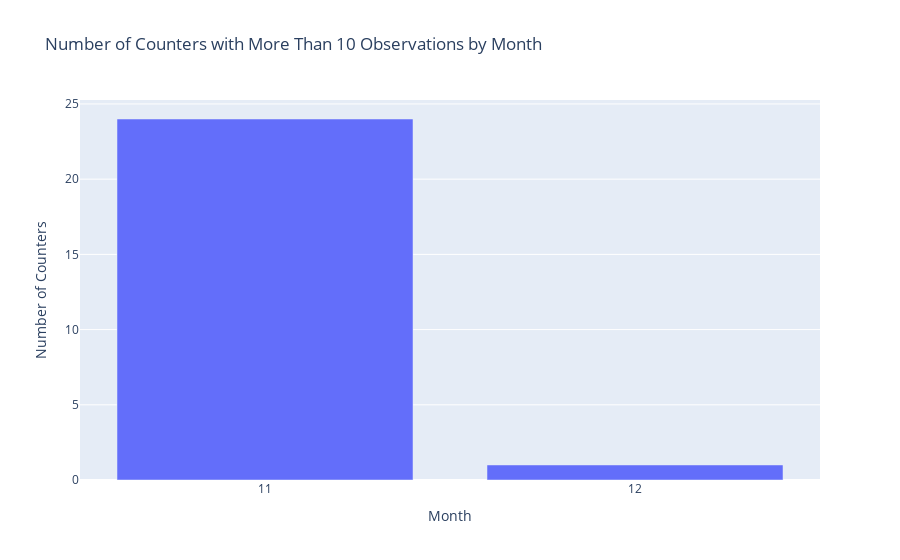

This figure's notebook cell:
### Code cell
# Create the bar chart
fig = px.bar(
    counters_by_month,
    x='Month',
    y='Number of Counters',
    title="Number of Counters with More Than 10 Observations by Month",
    labels={'Month': 'Month', 'Number of Counters': 'Number of Counters'},
    color_continuous_scale='Blues'  # Optional: Use a color scale
)

fig.update_layout(
    xaxis=dict(tickmode='linear'),  # Ensure all months are shown on the x-axis
    yaxis_title="Number of Counters",
    xaxis_title="Month"
)

# Show the plot
fig.show()

### Figure 1 — Plotly figure (JSON) as saved in the notebook; plotly's stock layout.template omitted (floating-point values rounded to 4 significant figures)
{"data": [{"alignmentgroup": "True", "hovertemplate": "Month=%{x}<br>Number of Counters=%{y}<extra></extra>", "legendgroup": "", "marker": {"color": "#636efa", "pattern": {"shape": ""}}, "name": "", "offsetgroup": "", "orientation": "v", "showlegend": false, "textposition": "auto", "type": "bar", "x": [11, 12], "xaxis": "x", "y": [24, 1], "yaxis": "y"}], "layout": {"barmode": "relative", "legend": {"tracegroupgap": 0}, "title": {"text": "Number of Counters with More Than 10 Observations by Month"}, "xaxis": {"anchor": "y", "domain": [0, 1], "tickmode": "linear", "title": {"text": "Month"}}, "yaxis": {"anchor": "x", "domain": [0, 1], "title": {"text": "Number of Counters"}}}}
